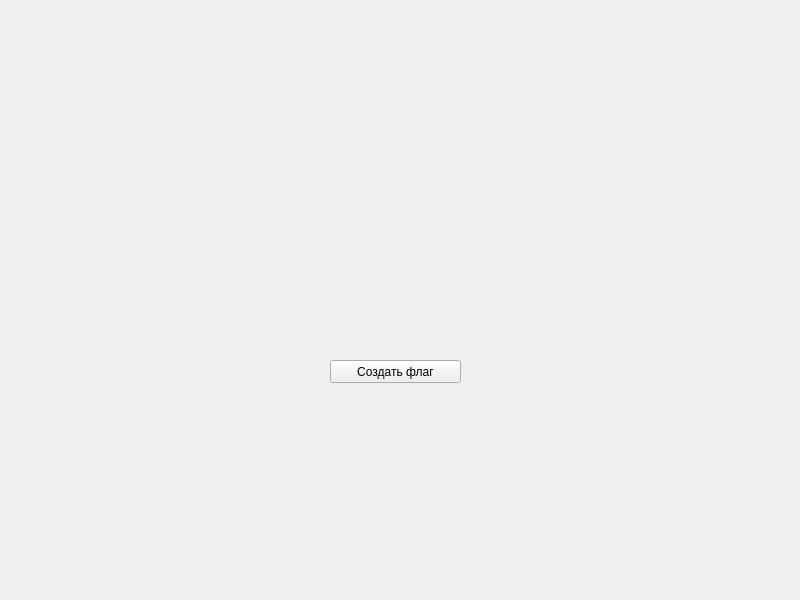
<?xml version="1.0" encoding="UTF-8"?>
<ui version="4.0">
 <class>MainWindow</class>
 <widget class="QMainWindow" name="MainWindow">
  <property name="geometry">
   <rect>
    <x>0</x>
    <y>0</y>
    <width>800</width>
    <height>600</height>
   </rect>
  </property>
  <property name="windowTitle">
   <string>MainWindow</string>
  </property>
  <widget class="QWidget" name="centralwidget">
   <widget class="QPushButton" name="btn">
    <property name="geometry">
     <rect>
      <x>330</x>
      <y>360</y>
      <width>131</width>
      <height>23</height>
     </rect>
    </property>
    <property name="text">
     <string>Создать флаг</string>
    </property>
   </widget>
   <widget class="QWidget" name="verticalLayoutWidget">
    <property name="geometry">
     <rect>
      <x>310</x>
      <y>170</y>
      <width>181</width>
      <height>111</height>
     </rect>
    </property>
    <layout class="QVBoxLayout" name="flag">
     <property name="spacing">
      <number>0</number>
     </property>
    </layout>
   </widget>
  </widget>
 </widget>
 <resources/>
 <connections/>
</ui>
